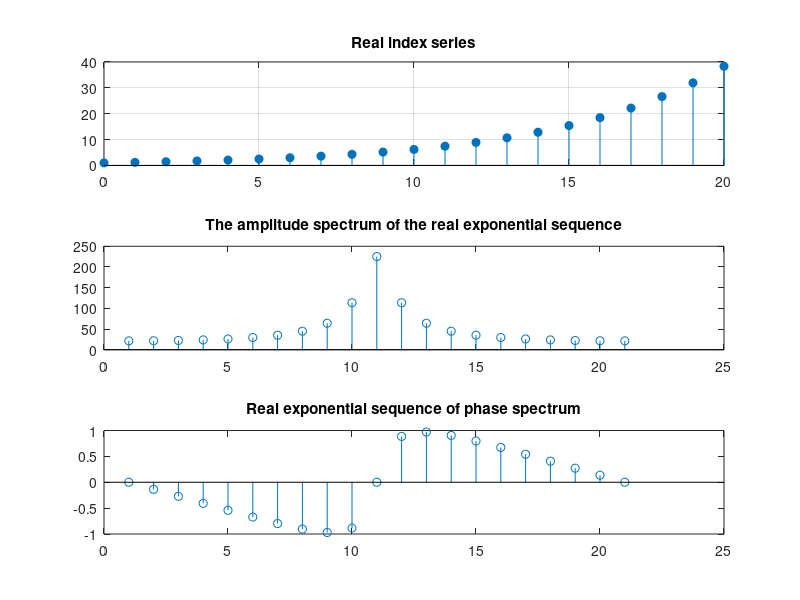

Source code (MATLAB):

clear;

n=0:20;
a=1.2;
x=a.^n;

subplot(311);
stem(n,x,'fill');
grid on;
title('Real index series');

k=-10:10;
X=x*(exp(-j*pi/10)).^(n'*k);
magX=abs(X);
subplot(312);
stem(magX);
title('The amplitude spectrum of the real exponential sequence');  

angX=angle(X);
subplot(313);
stem(angX) ;
title ('Real exponential sequence of phase spectrum');